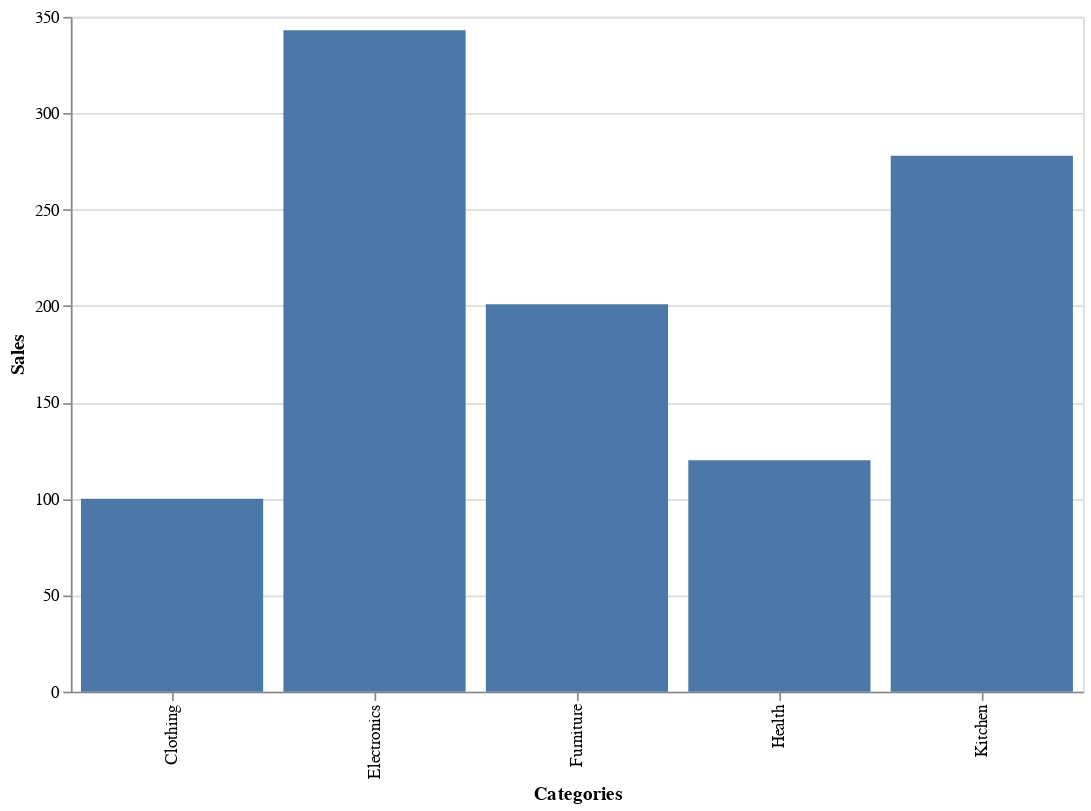

The notebook cell this image was saved under:
### Code cell
alt.Chart(
    data,
    height = 400,
    width = 600
).mark_bar().encode(
    x='Categories',
    y='Sales',
)

### Figure 1 — Vega-Lite specification as saved in the notebook (floating-point values rounded to 4 significant figures)
{"config": {"view": {"continuousWidth": 300, "continuousHeight": 300}}, "data": {"name": "data-6a30dbb622943c49d81d242a3cf3469c"}, "mark": {"type": "bar"}, "encoding": {"x": {"field": "Categories", "type": "nominal"}, "y": {"field": "Sales", "type": "quantitative"}}, "height": 400, "width": 600, "$schema": "https://vega.github.io/schema/vega-lite/v5.8.0.json", "datasets": {"data-6a30dbb622943c49d81d242a3cf3469c": [{"Categories": "Clothing", "Sales": 100}, {"Categories": "Electronics", "Sales": 343}, {"Categories": "Furniture", "Sales": 201}, {"Categories": "Health", "Sales": 120}, {"Categories": "Kitchen", "Sales": 278}]}}
